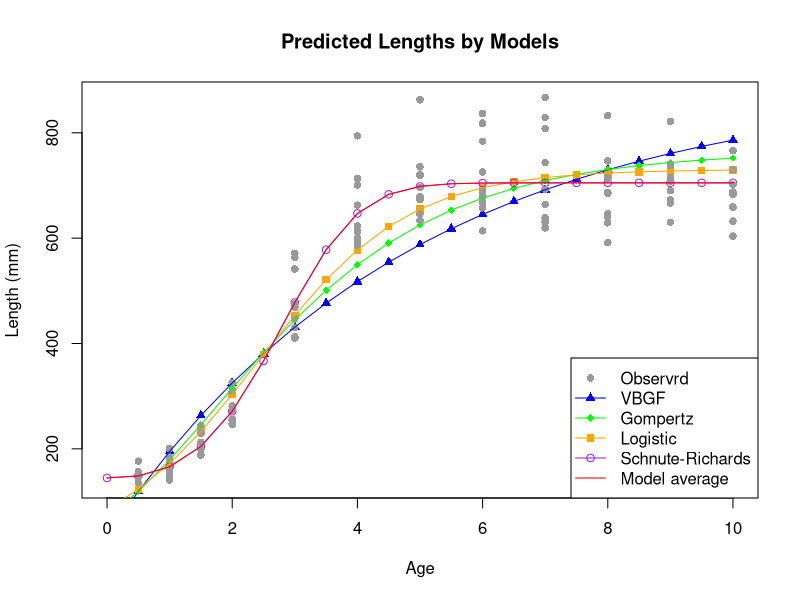

Write R code to recreate this figure.
setwd("C:/Users/dan91/Rstudio/statistic-in-ecology/stat_data")
corvina <- read.csv("HW_data2.csv")
age <- corvina$Age
length <- corvina$Length

# 1. Please estimate the model parameters (growth coefficients and sigma) 
#of four different growth functions (von Bertalanffy ; Gompertz ; Logistic; 
#Schnute Richards) using the MLE method for Gulf Corvina ( Cynoscion othonopterus ) ), 
#assuming a log normal error distribution.

#vbgf
nll_vbgf <- function(par, age, length){
  Lmax <- par[1]
  K <- par[2]
  t0 <- par[3]
  sigma <- par[4]
  
  L <- Lmax * (1 - exp(-K * (age - t0)))
  L[L <= 0] <- 1e-6
  
  n <- length(length)
  nll_value <- n * log(sigma) + sum((log(length) - log(L)) ^ 2) / (2 * sigma ^ 2)
  
  return(nll_value)
}

init_vbgf  <- c(680, 0.2, 0, 0.1)
lower_vbgf <- c(10, 0.001, -10, 0.0001)
upper_vbgf <- c(1000, 1, 10, 10)

fit_vbgf <- optim(par = init_vbgf, fn = nll_vbgf, age = age, length = length, 
                  method = "L-BFGS-B", lower = lower_vbgf, upper = upper_vbgf)

cat("NLL of VGBF = ", fit_vbgf$value, 
    "\nL∞ = ", fit_vbgf$par[1], "\nK = ", fit_vbgf$par[2], 
    "\nt0 = ", fit_vbgf$par[3], "\nσ ^ 2 = ", fit_vbgf$par[4] ^ 2)


#gompertz
nll_gom <- function(par, age, length){
  Lmax <- par[1]
  k2 <- par[2]
  t0 <- par[3]
  sigma <- par[4]
  
  L <- Lmax * exp(-exp(-k2 * (age - t0)))
  L[L <= 0] <- 1e-6
  
  n <- length(length)
  nll_value <- n * log(sigma) + sum((log(length) - log(L)) ^ 2) / (2 * sigma ^ 2)
  
  return(nll_value)
}

init_gom  <- c(850, 0.5, 0, 0.1)
lower_gom <- c(120, 0.01, -5, 0.001)
upper_gom <- c(880, 5, 5, 1)

fit_gom <- optim(par = init_gom, fn = nll_gom, age = age, length = length, 
                 method = "L-BFGS-B", lower = lower_gom, upper = upper_gom)

cat("NLL of Gompertz = ", fit_gom$value, 
    "\nL∞ = ", fit_gom$par[1], "\nk2 = ", fit_gom$par[2], 
    "\nt0 = ", fit_gom$par[3], "\nσ ^ 2 = ", fit_gom$par[4] ^ 2)


#logistic growth function
nll_log <- function(par, age, length){
  Lmax <- par[1]
  k3 <- par[2]
  t3 <- par[3]
  sigma <- par[4]
  
  L <- Lmax / (1 + exp(-k3 * (age - t3)))
  L[L <= 0] <- 1e-6
  
  n <- length(length)
  nll_value <- n * log(sigma) + sum((log(length) - log(L)) ^ 2) / (2 * sigma ^ 2)
  
  return(nll_value)
}

init_log  <- c(850, 0.5, 1, 0.1)
lower_log <- c(120, 0.01, -5, 0.001)
upper_log <- c(880, 5, 5, 1)

fit_log <- optim(par = init_log, fn = nll_log, age = age, length = length, 
                 method = "L-BFGS-B", lower = lower_log, upper = upper_log)

cat("NLL of Logistic Growth Function = ", fit_log$value, 
    "\nL∞ = ", fit_log$par[1], "\nk3 = ", fit_log$par[2], 
    "\nt3 = ", fit_log$par[3], "\nσ ^ 2 = ", fit_log$par[4] ^ 2)


#schnute-richards
nll_sch <- function(par, age, length){
  Lmax <- par[1]
  a <- par[2]
  k4 <- par[3]
  c <- par[4]
  b <- par[5]
  sigma <- par[6]
  
  L <- Lmax * (1 + a * exp(-k4 * age ^ c)) ^ (1 / b)
  L[L <= 0] <- 1e-6
  
  n <- length(length)
  nll_value <- n * log(sigma) + sum((log(length) - log(L)) ^ 2) / (2 * sigma ^ 2)
  
  return(nll_value)
}

init_sch <- c(705, 0.25, 0.1, 2.5, -0.15, 0.1)
lower_sch <- c(680, 0.01, 0.01, 0.1, -2, 0.001)
upper_sch <- c(1300, 10, 1, 5, 5, 1)

fit_sch <- optim(par = init_sch, fn = nll_sch, age = age, length = length, 
                 method = "L-BFGS-B", lower = lower_sch, upper = upper_sch)

cat("NLL of Schnute-Richards = ", fit_sch$value, 
    "\nL∞ = ", fit_sch$par[1], "\na = ", fit_sch$par[2],  
    "\nk = ", fit_sch$par[3], "\nc = ", fit_sch$par[4],
    "\nb = ", fit_sch$par[5], "\nσ ^ 2 = ", fit_sch$par[6] ^ 2)

# 2. Conduct a comparison of the 95% confidence intervals 
#for L among the four growth models 
#bounds??? likelihood profile method

#vbgf
Lmax_vbgf_range <- seq(from = fit_vbgf$par[1] - 50,
                  to   = fit_vbgf$par[1] + 100,
                  length.out = 100)

nll_vbgf_min <- fit_vbgf$value

Lmax_vbgf_profile_nll <- numeric(length(Lmax_vbgf_range))

for(i in seq_along(Lmax_vbgf_range)) {
  Lmax_vbgf_fixed <- Lmax_vbgf_range[i]
  
  nll_vbgf_partial <- function(par){
    K <- par[1]; t0 <- par[2]; sigma <- par[3]
    L_hat <- Lmax_vbgf_fixed * (1 - exp(-K * (age - t0)))
    L_hat[L_hat <= 0] <- 1e-6
    n <- length(length)
    n * log(sigma) + sum((log(length) - log(L_hat))^2) / (2 * sigma^2)
  }
  
  fit_vbgf_partial <- optim(par = fit_vbgf$par[2:4],
                       fn = nll_vbgf_partial,
                       method = "L-BFGS-B",
                       lower = lower_vbgf[2:4],
                       upper = upper_vbgf[2:4])
  
  Lmax_vbgf_profile_nll[i] <- fit_vbgf_partial$value
}

delta_vbgf_nll <- Lmax_vbgf_profile_nll - nll_vbgf_min

ci_vbgf_idx <- which(delta_vbgf_nll <= 1.92)

ci_vbgf <- range(Lmax_vbgf_range[ci_vbgf_idx])

cat("VBGF L∞ = ", fit_vbgf$par[1], "\n95% CI: ", ci_vbgf[1], "to", ci_vbgf[2], "\n")

#gompertz
Lmax_gom_range <- seq(from = fit_gom$par[1] - 50,
                      to   = fit_gom$par[1] + 100,
                      length.out = 100)

nll_gom_min <- fit_gom$value
Lmax_gom_profile_nll <- numeric(length(Lmax_gom_range))

for(i in seq_along(Lmax_gom_range)) {
  Lmax_gom_fixed <- Lmax_gom_range[i]
  
  nll_gom_partial <- function(par){
    k2 <- par[1]; t0 <- par[2]; sigma <- par[3]
    L_hat <- Lmax_gom_fixed * exp(-exp(-k2 * (age - t0)))
    L_hat[L_hat <= 0] <- 1e-6
    n <- length(length)
    n * log(sigma) + sum((log(length) - log(L_hat))^2) / (2 * sigma^2)
  }
  
  fit_gom_partial <- optim(par = fit_gom$par[2:4],
                           fn = nll_gom_partial,
                           method = "L-BFGS-B",
                           lower = lower_gom[2:4],
                           upper = upper_gom[2:4])
  
  Lmax_gom_profile_nll[i] <- fit_gom_partial$value
}

delta_gom_nll <- Lmax_gom_profile_nll - nll_gom_min
ci_gom_idx <- which(delta_gom_nll <= 1.92)
ci_gom <- range(Lmax_gom_range[ci_gom_idx])

cat("Gompertz L∞ = ", fit_gom$par[1], "\n95% CI: ", ci_gom[1], "to", ci_gom[2], "\n")

#logistic
Lmax_log_range <- seq(from = fit_log$par[1] - 50,
                      to   = fit_log$par[1] + 100,
                      length.out = 100)

nll_log_min <- fit_log$value
Lmax_log_profile_nll <- numeric(length(Lmax_log_range))

for(i in seq_along(Lmax_log_range)) {
  Lmax_log_fixed <- Lmax_log_range[i]
  
  nll_log_partial <- function(par){
    k3 <- par[1]; t3 <- par[2]; sigma <- par[3]
    L_hat <- Lmax_log_fixed / (1 + exp(-k3 * (age - t3)))
    L_hat[L_hat <= 0] <- 1e-6
    n <- length(length)
    n * log(sigma) + sum((log(length) - log(L_hat))^2) / (2 * sigma^2)
  }
  
  fit_log_partial <- optim(par = fit_log$par[2:4],
                           fn = nll_log_partial,
                           method = "L-BFGS-B",
                           lower = lower_log[2:4],
                           upper = upper_log[2:4])
  
  Lmax_log_profile_nll[i] <- fit_log_partial$value
}

delta_log_nll <- Lmax_log_profile_nll - nll_log_min
ci_log_idx <- which(delta_log_nll <= 1.92)
ci_log <- range(Lmax_log_range[ci_log_idx])

cat("Logistic L∞ = ", fit_log$par[1], "\n95% CI: ", ci_log[1], "to", ci_log[2], "\n")

#schnute
Lmax_sch_range <- seq(from = fit_sch$par[1] - 50,
                      to   = fit_sch$par[1] + 100,
                      length.out = 100)

nll_sch_min <- fit_sch$value
Lmax_sch_profile_nll <- numeric(length(Lmax_sch_range))

for(i in seq_along(Lmax_sch_range)) {
  Lmax_sch_fixed <- Lmax_sch_range[i]
  
  nll_sch_partial <- function(par){
    a <- par[1]; k <- par[2]; c <- par[3]; b <- par[4]; sigma <- par[5]
    L_hat <- Lmax_sch_fixed * (1 + a * exp(-k * age^c))^(1 / b)
    L_hat[L_hat <= 0] <- 1e-6
    n <- length(length)
    n * log(sigma) + sum((log(length) - log(L_hat))^2) / (2 * sigma^2)
  }
  
  fit_sch_partial <- optim(par = fit_sch$par[2:6],
                           fn = nll_sch_partial,
                           method = "L-BFGS-B",
                           lower = lower_sch[2:6],
                           upper = upper_sch[2:6])
  
  Lmax_sch_profile_nll[i] <- fit_sch_partial$value
}

delta_sch_nll <- Lmax_sch_profile_nll - nll_sch_min
ci_sch_idx <- which(delta_sch_nll <= 1.92)
ci_sch <- range(Lmax_sch_range[ci_sch_idx])

cat("Schnute-Richards L∞ = ", fit_sch$par[1], "\n95% CI: ", ci_sch[1], "to", ci_sch[2], "\n")

results_Lmax_CI <- data.frame(
  Model = c("VBGF", "Gompertz", "Logistic", "Schnute-Richards"),
  L_max = c(fit_vbgf$par[1],
            fit_gom$par[1],
            fit_log$par[1],
            fit_sch$par[1]),
  CI_lower = c(ci_vbgf[1],
               ci_gom[1],
               ci_log[1],
               ci_sch[1]),
  CI_upper = c(ci_vbgf[2],
               ci_gom[2],
               ci_log[2],
               ci_sch[2])
)

print(results_Lmax_CI)

# 3. Conduct the model selection based on the AIC and quantify
#the plausibility of each model by using “Akaike weight (wi)

n <- length(length)
p_vbgf <- 4
p_gom <- 4
p_log <- 4
p_sch <- 6

#AIC
aic_vbgf <- 2 * p_vbgf + 2 * fit_vbgf$value
aic_gom  <- 2 * p_gom  + 2 * fit_gom$value
aic_log  <- 2 * p_log  + 2 * fit_log$value
aic_sch  <- 2 * p_sch  + 2 * fit_sch$value

#AICc
aicc_vbgf <- aic_vbgf + (2 * p_vbgf * (p_vbgf + 1)) / (n - p_vbgf - 1)
aicc_gom  <- aic_gom  + (2 * p_gom  * (p_gom  + 1)) / (n - p_gom  - 1)
aicc_log  <- aic_log  + (2 * p_log  * (p_log  + 1)) / (n - p_log  - 1)
aicc_sch  <- aic_sch  + (2 * p_sch  * (p_sch  + 1)) / (n - p_sch  - 1)

aicc_results <- data.frame(
  Model = c("VBGF", "Gompertz", "Logistic", "Schnute-Richards"),
  NLL = c(fit_vbgf$value, fit_gom$value, fit_log$value, fit_sch$value),
  params = c(p_vbgf, p_gom, p_log, p_sch),
  AICc = c(aicc_vbgf, aicc_gom, aicc_log, aicc_sch)
)

min_aicc <- min(aicc_results$AICc)
aicc_results$delta_AICc <- aicc_results$AICc - min_aicc
aicc_results$Weight <- round(exp(-0.5 * aicc_results$delta_AICc) / 
                               sum(exp(-0.5 * aicc_results$delta_AICc)), 4)

rownames(aicc_results) <- NULL

print(aicc_results)

# 4. Estimate the average model based on wi and plot all the growth curves together

age_seq <- seq(0, max(age), by = 0.5)

predict_vbgf <- function(age) {
  Lmax <- fit_vbgf$par[1]
  K <- fit_vbgf$par[2]
  t0 <- fit_vbgf$par[3]
  Lmax * (1 - exp(-K * (age - t0)))
}

predict_gom <- function(age) {
  Lmax <- fit_gom$par[1]
  k2 <- fit_gom$par[2]
  t0 <- fit_gom$par[3]
  Lmax * exp(-exp(-k2 * (age - t0)))
}

predict_log <- function(age) {
  Lmax <- fit_log$par[1]
  k3 <- fit_log$par[2]
  t3 <- fit_log$par[3]
  Lmax / (1 + exp(-k3 * (age - t3)))
}

predict_sch <- function(age) {
  Lmax <- fit_sch$par[1]
  a <- fit_sch$par[2]
  k <- fit_sch$par[3]
  c <- fit_sch$par[4]
  b <- fit_sch$par[5]
  Lmax * (1 + a * exp(-k * age ^ c)) ^ (1 / b)
}

weights <- aicc_results$Weight
names(weights) <- aicc_results$Model

L_vbgf <- predict_vbgf(age_seq)
L_gom  <- predict_gom(age_seq)
L_log  <- predict_log(age_seq)
L_sch  <- predict_sch(age_seq)
L_avg <- weights["VBGF"] * L_vbgf + weights["Gompertz"] * L_gom +
  weights["Logistic"] * L_log + weights["Schnute-Richards"] * L_sch

plot(NA, NA,
     xlim = range(age_seq),
     ylim = c(min(length), max(c(length, L_vbgf, L_gom, L_log, L_sch), na.rm = TRUE)),
     xlab = "Age", ylab = "Length (mm)",
     main = "Predicted Lengths by Models")

points(age_seq, L_vbgf, col = "blue", pch = 17)
points(age_seq, L_gom,  col = "green", pch = 18)
points(age_seq, L_log,  col = "orange", pch = 15)
points(age_seq, L_sch,  col = "purple", pch = 1)
points(age, length, pch = 16, col = "grey60")

lines(age_seq, L_vbgf, col = "blue")
lines(age_seq, L_gom,  col = "green")
lines(age_seq, L_log,  col = "orange")
lines(age_seq, L_sch,  col = "purple")
lines(age_seq, L_avg,  col = "red")

legend("bottomright",
       legend = c("Observrd", "VBGF", "Gompertz", "Logistic", "Schnute-Richards", "Model average"),
       col = c("grey60", "blue", "green", "orange", "purple", "red"),
       pch = c(16, 17, 18, 15, 1, -1),
       lty = c(-1, 1, 1, 1, 1, 1),
       merge = T)
